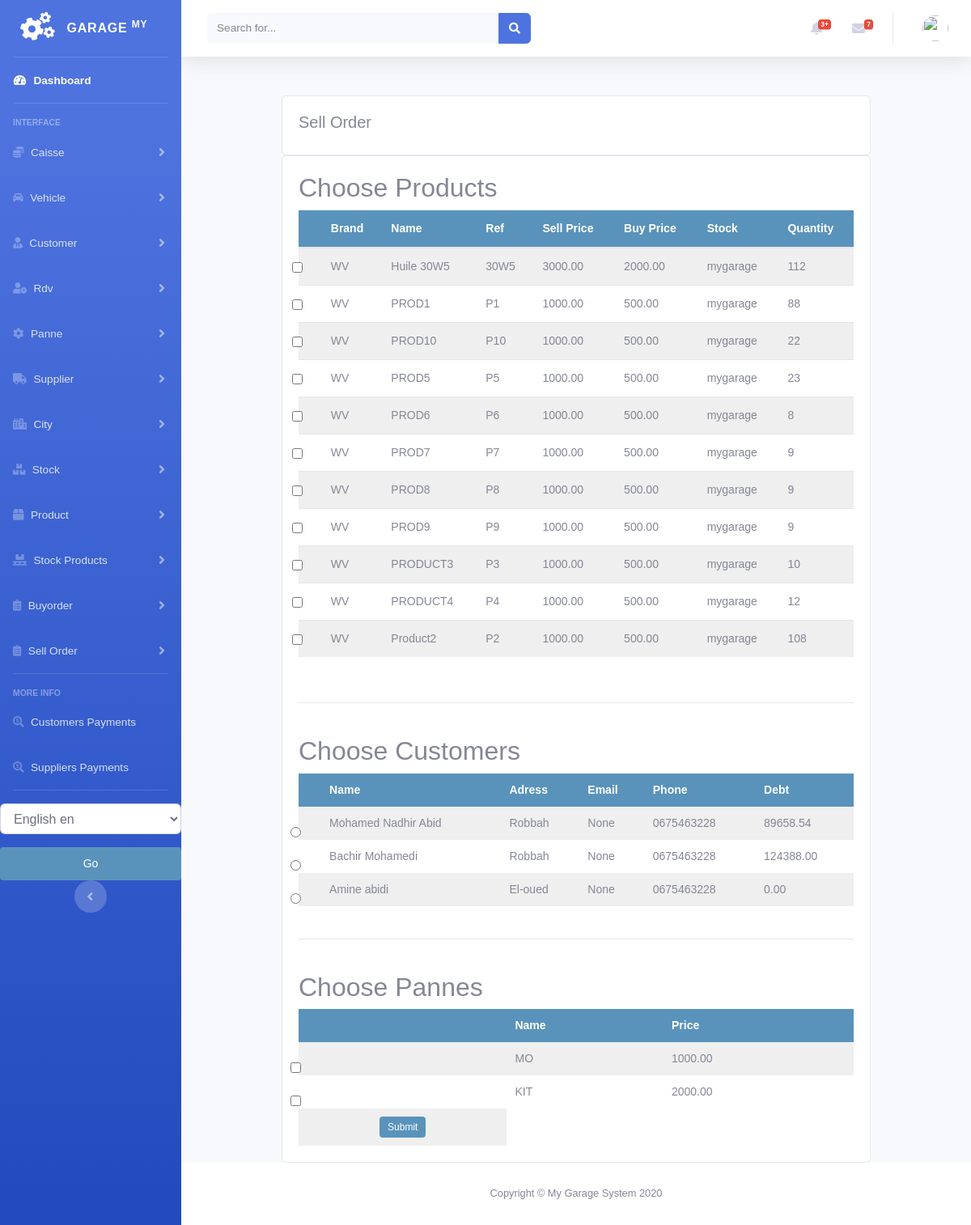
Page /stock/order_stockproduct_list on the earlier database version.
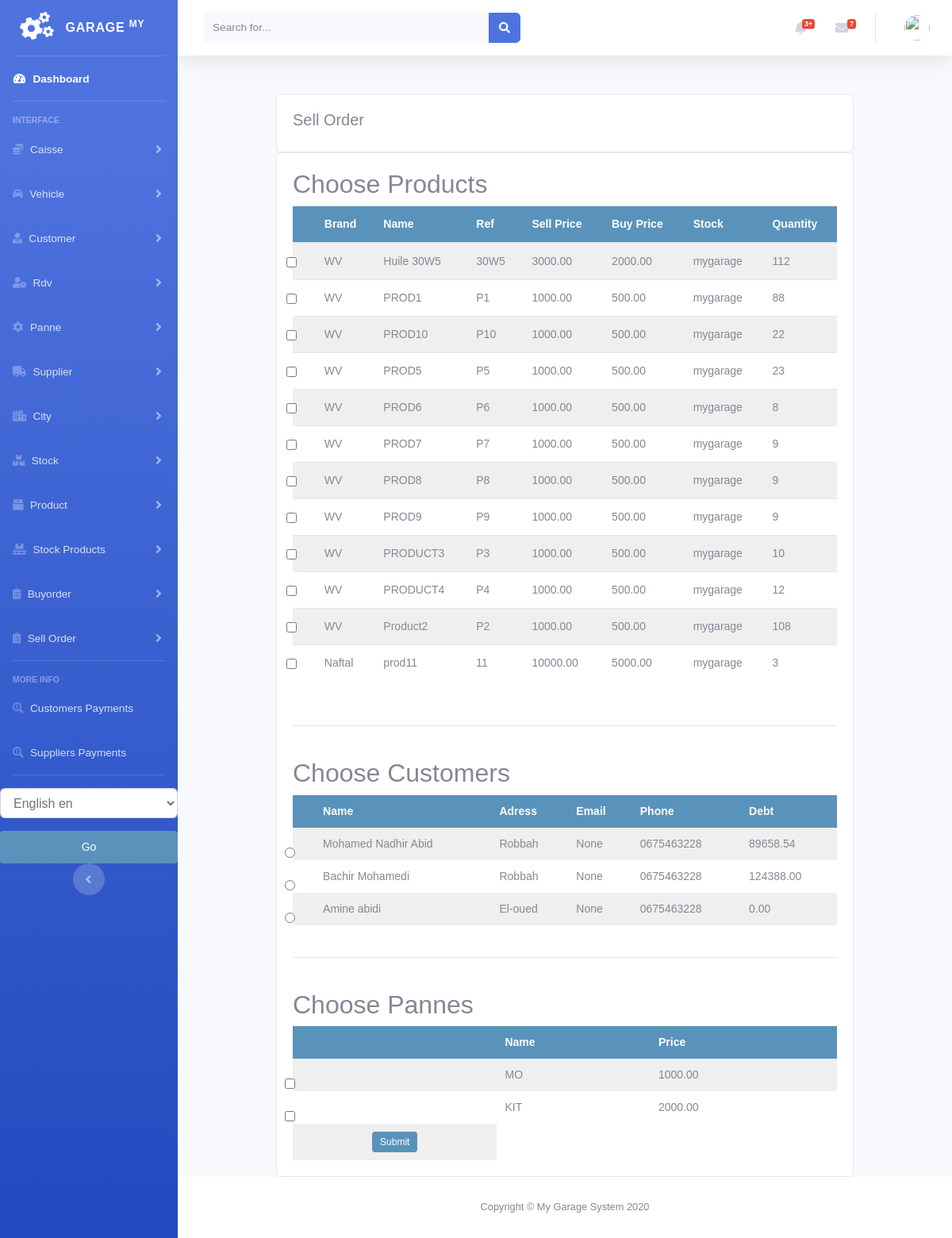
Same page on the later database version.
### stock/models.py (models this page shows, shortened)
class StockProduct(models.Model):
    product = models.ForeignKey(Product, null=True, on_delete=models.CASCADE)
    quantity = models.PositiveIntegerField(default=1)
    stock = models.ForeignKey(Stock, null=True, on_delete=models.CASCADE)
    class Meta:
        ordering = ('product',)
        verbose_name = 'stockproduct'
        verbose_name_plural = 'stockproducts'

class Stock(models.Model):
    name = models.CharField(max_length=250, null=True)
    class Meta:
        ordering = ('name',)
        verbose_name = 'stock'
        verbose_name_plural = 'stocks'
    def __str__(self):
        return self.name

### product/models.py (models this page shows, shortened)
class Product(models.Model):
    brand = models.CharField(max_length=250, null=True)
    name = models.CharField(max_length=250, null=True)
    ref = models.CharField(max_length=250, null=True)
    desc = models.CharField(max_length=250, null=True)
    image = models.ImageField(upload_to='products/%Y/%m/%d', blank=True, )
    buyprice = models.DecimalField(max_digits=10, null=True, decimal_places=2, default=0)
    sellprice = models.DecimalField(max_digits=10, null=True, decimal_places=2, default=0)
    alert_quantity = models.PositiveIntegerField(default=1, blank=True, null=True)
    stock = models.ForeignKey('stock.Stock', blank=True, null=True, on_delete=models.CASCADE)
    class Meta:
        ordering = ('name',)
        verbose_name = 'product'
        verbose_name_plural = 'products'

### customer/models.py (models this page shows, shortened)
class Customer(models.Model):
    firstname = models.CharField(max_length=250, null=True)
    lastname = models.CharField(max_length=250, null=True)
    address = models.CharField(max_length=200, null=True)
    phone = models.CharField(max_length=200, null=True)
    national_number = models.CharField(max_length=200, null=True)
    email = models.EmailField(null=True)
    date_created = models.DateTimeField(auto_now_add=True, null=True)
    date_joined = models.DateField(null=True)
    debt = models.DecimalField(max_digits=10, decimal_places=2, null=True, default=0)

### rdv/models.py (models this page shows)
class Panne(models.Model):
    desc = models.TextField(null=True, blank=True)
    price = models.DecimalField(max_digits=10, decimal_places=2)

### stock/views.py (the view, shortened to what this page needs)
# urls.py: path('order_stockproduct_list', views.order_stockproduct_list, name='order_stockproduct_list'),
def order_stockproduct_list(request):
    stockproducts = StockProduct.objects.all().filter(quantity__gt=0)
    customers = Customer.objects.all()
    pannes = Panne.objects.all()
    context = {
        'customers': customers,
        'stockproducts': stockproducts,
        'pannes': pannes,
    }
    return render(request, 'stockproduct/order_list_stockproduct.html', context)

### stock/templates/stockproduct/order_list_stockproduct.html (shortened to what the changed rows need)
{% extends 'home.html' %}
{% load static %}
{% block content %}
<br>
<div class="container">
    <div class="row">
        <div class="col-md">
            <div class="card card-body">
                <form id="order-form" action="" method="post">
                    <h2>Choose Products</h2>
                    <table id="table_id" class=" table display text-center">
                        <thead>
                        <tr>
                            <th><label class="form-check-label" for="{{prod.id}}"></label></th>
                            <th>Brand</th>
                            <th>Name</th>
                            <th>Ref</th>
                            <th>Sell Price</th>
                            <th>Buy Price</th>
                            <th>Stock</th>
                            <th>Quantity</th>
                        </tr>
                        </thead>
                        <tbody>
                        {% for prod in stockproducts %}
                        <tr class="row{% cycle '1' '2' %}">
                            <td>
                                <input class="form-check-input product-input" type="checkbox" value="{{prod.id}}" id="{{prod.id}}" name="products">
                            </td>
                            <td>
                                {{prod.product.brand}}
                            </td>
                            <td>
                                {{prod.product.name}}
                            </td>
                            <td>
                                {{prod.product.ref}}
                            </td>
                            <td>
                                {{prod.product.sellprice}}
                            </td>
                            <td>
                                {{prod.product.buyprice}}
                            </td>
                            <td>
                                {{prod.stock}}
                            </td>
                            <td>
                                {{prod.quantity}}
                            </td>
                        </tr>
                        {% endfor %}
                        </tbody>
                    </table>
                    <br>
                    <br>
                    <h2>Choose Customers</h2>
                    <table id="table_customer" class="display text-center">
                        <thead>
                        <tr>
                            <th></th>
                            <th>Name</th>
                            <th>Adress</th>
                            <th>Email</th>
                            <th>Phone</th>
                            <th>Debt</th>
                        </tr>
                        </thead>
                        <tbody>
                        {% for customer in customers %}
                        <tr>
                            <td>
                                <input class="form-check-input" type="radio" value="{{customer.id}}"
                                       id="{{customer.id}}" name="customers">
                            </td>
                            <td>
                                {{customer.firstname}}
                                {{customer.lastname}}
                            </td>
                            <td>
                                {{customer.address}}
                            </td>
                            <td>
                                {{customer.email}}
                            </td>
                            <td>
                                {{customer.phone}}
                            </td>
                            <td>
                                {{customer.debt}}
                            </td>
                        </tr>
                        {% endfor %}
                        </tbody>
                    </table>
                    <br>
                    <br>
                    <h2>Choose Pannes</h2>
                    <table id="table_panne" class="display text-center">
                        <thead>
                        <tr>
                            <th></th>
                            <th>Name</th>
                            <th>Price</th>
                        </tr>
                        </thead>
                        <tbody>
                        {% for panne in pannes %}
                        <tr class="row{% cycle '1' '2' %}">
                            <td>
                                <input class="form-check-input panne-input" type="checkbox" value="{{panne.id}}" id="{{panne.id}}"
                                       name="pannes">
                            </td>
                            <td>
                                {{panne.desc}}
                            </td>
                            <td>
                                {{panne.price}}
                            </td>
                        </tr>
                        {% endfor %}
                        </tbody>
                    </table>
                </form>
            </div>
        </div>
    </div>
</div>
{% endblock %}
{% block jsscript %}
<link rel="stylesheet" href="https://ajax.googleapis.com/ajax/libs/jqueryui/1.12.1/themes/smoothness/jquery-ui.css">
<link rel="stylesheet" href="https://cdnjs.cloudflare.com/ajax/libs/chosen/1.8.7/chosen.min.css"/>
<link rel="stylesheet" type="text/css" href="https://cdn.datatables.net/1.10.22/css/jquery.dataTables.css">
{% endblock %}

Differences in the rows shown:
added StockProduct: product.brand "Naftal", product.name "prod11", product.ref "11", product.sellprice "10000.00", product.buyprice "5000.00", stock "mygarage", quantity "3"
